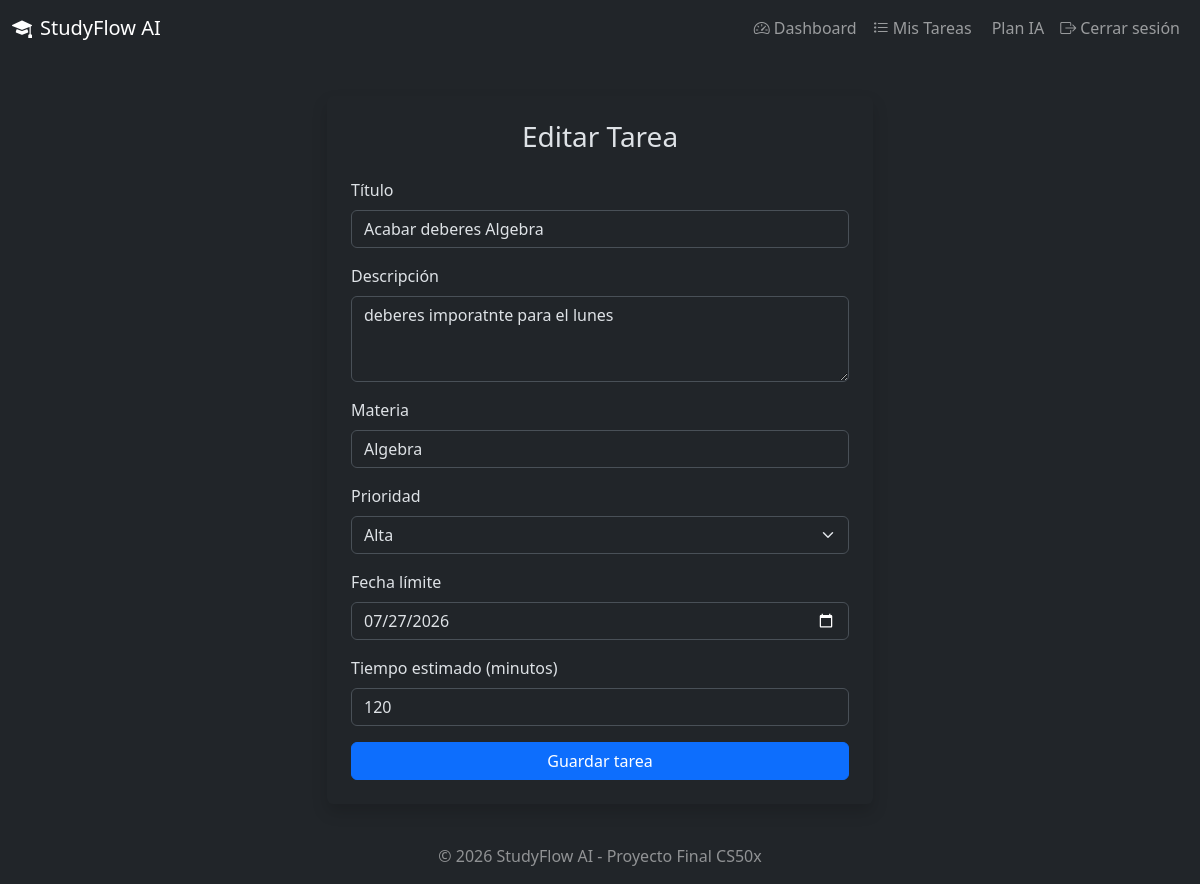
Screenshot of /tasks/2/edit (signed in) with the database file from the repository.
### models.py (models this page shows, shortened)
class Task(db.Model):
    __tablename__ = 'tasks'
    id = db.Column(db.Integer, primary_key=True)
    title = db.Column(db.String(200), nullable=False)
    description = db.Column(db.Text, nullable=True)
    subject = db.Column(db.String(100), nullable=False)
    priority = db.Column(db.String(20), nullable=False, default='medium')  # low, medium, high
    due_date = db.Column(db.Date, nullable=True)
    estimated_time = db.Column(db.Integer, nullable=True)  # en minutos
    completed = db.Column(db.Boolean, default=False)
    created_at = db.Column(db.DateTime, default=datetime.utcnow)
    user_id = db.Column(db.Integer, db.ForeignKey('users.id'), nullable=False)

### routes/tasks.py (the view, shortened to what this page needs)
@tasks_bp.route('/<int:task_id>/edit', methods=['GET', 'POST'])
@login_required
def edit_task(task_id):
    task = Task.query.get_or_404(task_id)
    if task.user_id != current_user.id:
        flash('No tienes permiso para editar esta tarea.', 'danger')
        return redirect(url_for('tasks.list_tasks'))
    form = TaskForm(obj=task)
    return render_template('task_form.html', form=form, title='Editar Tarea', task=task)

### forms.py
class TaskForm(FlaskForm):
    title = StringField('Título', validators=[DataRequired(), Length(max=200)])
    description = TextAreaField('Descripción', validators=[Optional()])
    subject = StringField('Materia', validators=[DataRequired(), Length(max=100)])
    priority = SelectField('Prioridad', choices=[
        ('low', 'Baja'),
        ('medium', 'Media'),
        ('high', 'Alta')
    ], validators=[DataRequired()])
    due_date = DateField('Fecha límite', validators=[Optional()], format='%Y-%m-%d')
    estimated_time = IntegerField('Tiempo estimado (minutos)', validators=[Optional(), NumberRange(min=1)])
    submit = SubmitField('Guardar tarea')

### app.py (called while the page is built)
def create_app():
    app = Flask(__name__)
    app.config.from_object(Config)
    db.init_app(app)
    login_manager.init_app(app)
    csrf.init_app(app)
    app.register_blueprint(auth_bp, url_prefix='/auth')
    app.register_blueprint(tasks_bp, url_prefix='/tasks')
    app.register_blueprint(dashboard_bp, url_prefix='/dashboard')
    app.register_blueprint(ai_bp, url_prefix='/ai')
    @login_manager.user_loader
    def load_user(user_id):
        return User.query.get(int(user_id))
    @app.errorhandler(404)
    def not_found(error):
        return render_template('404.html'), 404
    @app.errorhandler(500)
    def internal_error(error):
        db.session.rollback()
        return render_template('500.html'), 500
    @app.route('/')
    def index():
        return render_template('index.html')
    return app

### templates/task_form.html (shortened to what this page needs)
{% extends "base.html" %} {% block title %}{{ title }}{% endblock %} {% block
content %}
<div class="row justify-content-center">
  <div class="col-md-8 col-lg-6">
    <div class="card shadow">
      <div class="card-body p-4">
        <h3 class="card-title text-center mb-4">{{ title }}</h3>
        <form method="POST">
          <div class="mb-3">
            {{ form.title.label(class="form-label") }} {{
            form.title(class="form-control" + (" is-invalid" if
            form.title.errors else "")) }}
          </div>
          <div class="mb-3">
            {{ form.description.label(class="form-label") }} {{
            form.description(class="form-control" + (" is-invalid" if
            form.description.errors else ""), rows=3) }}
          </div>
          <div class="mb-3">
            {{ form.subject.label(class="form-label") }} {{
            form.subject(class="form-control" + (" is-invalid" if
            form.subject.errors else "")) }}
          </div>
          <div class="mb-3">
            {{ form.priority.label(class="form-label") }} {{
            form.priority(class="form-select" + (" is-invalid" if
            form.priority.errors else "")) }}
          </div>
          <div class="mb-3">
            {{ form.due_date.label(class="form-label") }} {{
            form.due_date(class="form-control" + (" is-invalid" if
            form.due_date.errors else ""), type="date") }}
          </div>
          <div class="mb-3">
            {{ form.estimated_time.label(class="form-label") }} {{
            form.estimated_time(class="form-control" + (" is-invalid" if
            form.estimated_time.errors else ""), placeholder="Minutos") }}
          </div>
          {{ form.submit(class="btn btn-primary w-100") }}
        </form>
      </div>
    </div>
  </div>
</div>
{% endblock %}

### static/css/style.css (style rules this page uses)
body { min-height: 100vh; display: flex; flex-direction: column; }
.card { border: none; box-shadow: 0 4px 6px rgba(0, 0, 0, 0.1); transition: transform 0.2s; }
.card, .list-group-item { animation: fadeIn 0.5s ease-out; }

### rows the page displays
Task: title "Acabar deberes Algebra", description "deberes imporatnte para el lunes", subject "Algebra", priority "Alta", due_date "07/27/2026", estimated_time "120"

### other values shown
{{ title }} "Editar Tarea"
